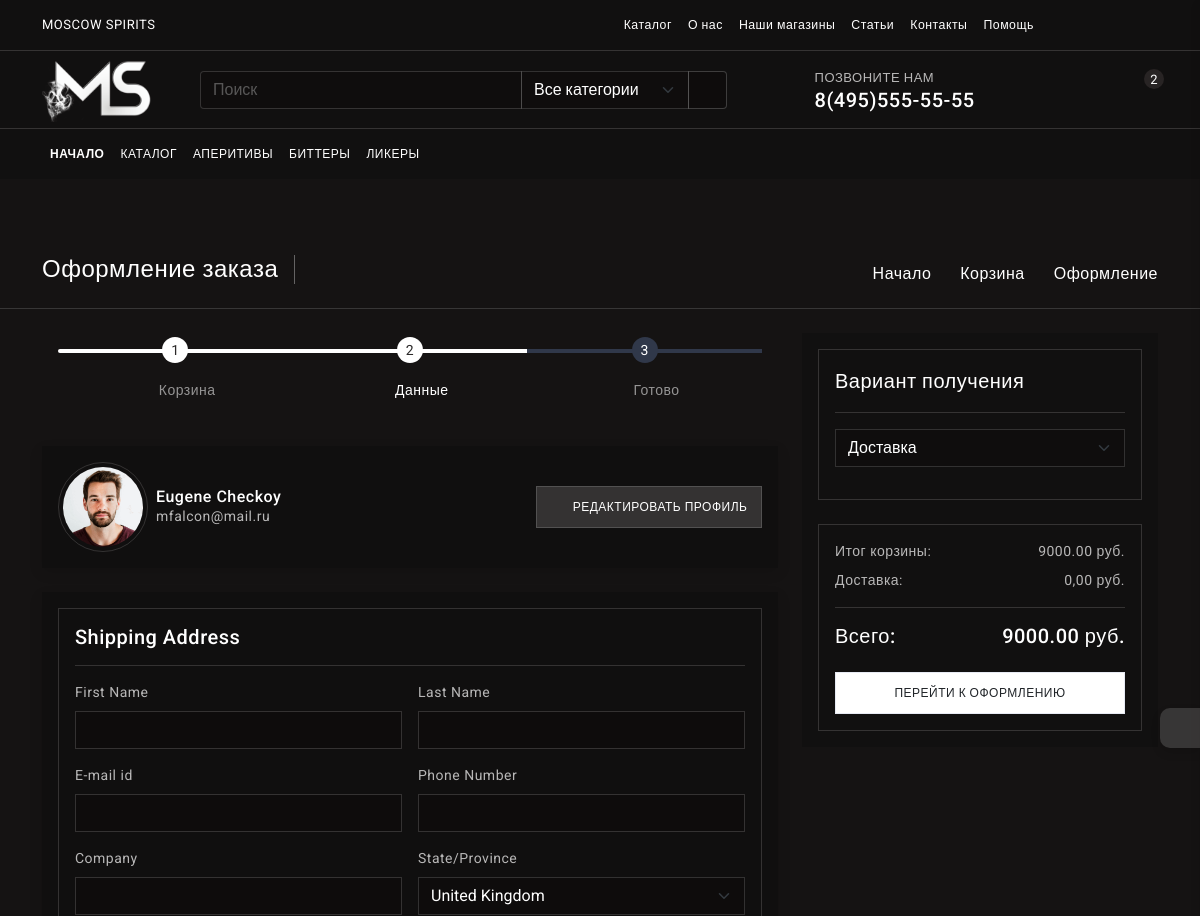
The page /checkout/ (signed in, upper part) on the database as committed earlier.
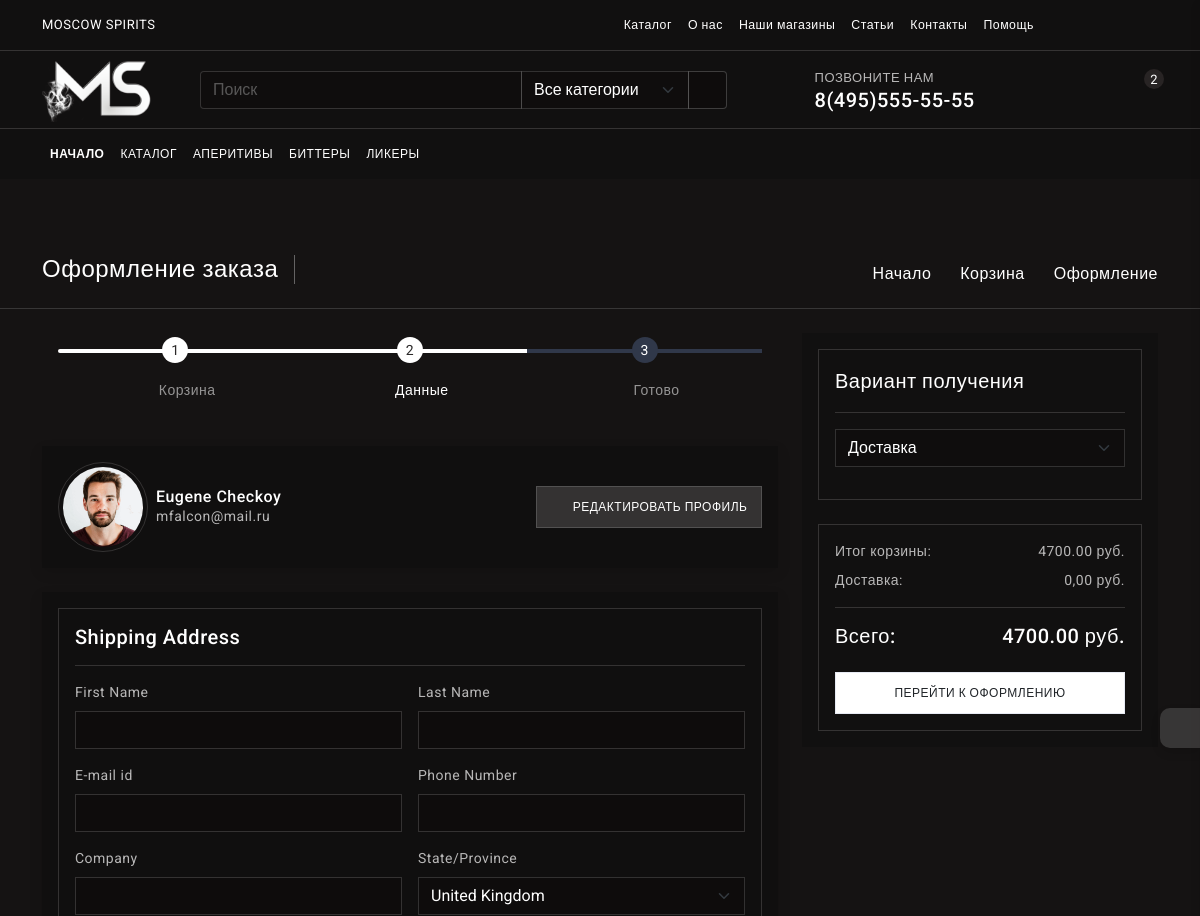
The same page on the database as committed later.
### alcohol/models.py (models this page shows, shortened)
class Cart(models.Model):
    owner = models.ForeignKey('Customer', on_delete=models.CASCADE, null=True, blank=True, verbose_name='Покупатель')
    products = models.ManyToManyField(CartProduct, blank=True, related_name='related_cart',
                                      verbose_name='Товары в корзине')
    total_products = models.IntegerField(default=0, verbose_name='Общее кол-во товаров в корзине')
    final_price = models.DecimalField(max_digits=9, decimal_places=2, default=0.00, verbose_name='Общая стоимость',
                                      null=True, blank=True)
    in_order = models.BooleanField(default=False)
    for_anonymous_user = models.BooleanField(default=False)
    class Meta:
        verbose_name = 'Корзина'
        verbose_name_plural = 'Корзины покупателей'

### alcohol/views.py (the view)
# urls.py: path('checkout/', CheckoutView.as_view(), name='checkout'),
class CheckoutView(CartMixin, views.View):
    def get(self, request, *args, **kwargs):
        customer = Customer.objects.get(user=request.user)
        categories = Category.objects.all()
        form = OrderForm(request.POST or None)
        context = {
            'cart': self.cart,
            'categories': categories,
            'customer': customer,
            'form': form
        }
        return render(request, 'cart/checkout.html', context)

### alcohol/forms.py
class OrderForm(forms.ModelForm):
    def __init__(self, *args, **kwargs):
        super().__init__(*args, **kwargs)
        self.fields['order_date'].label = 'Дата получения заказа'
    order_date = forms.DateField(widget=forms.TextInput(attrs={'type': 'date'}))
    comment = forms.CharField(
        label='Сообщение',
        widget=forms.Textarea(attrs={'rows': '4'})
    )
    class Meta:
        model = Order
        fields = (
            'first_name', 'last_name', 'phone', 'address', 'buying_type', 'order_date', 'comment'
        )

### alcohol/models.py (called while the page is built)
    def get_absolute_url(self):
        return reverse('category_detail', kwargs={'category_slug': self.slug})

### templates/cart/checkout.html (shortened to what the changed rows need)
{% extends 'base.html' %}
{% load static %}
{% load crispy_forms_tags %}
{% load crispy_forms_field %}
{% block content %}
		<div class="page-wrapper">
			<div class="page-content">
				<section class="py-4">
					<div class="container">
						<div class="shop-cart">
							<div class="row">
								<div class="col-12 col-xl-8">
									<div class="checkout-details">
										<div class="card rounded-0">
											<div class="card-body">
												<div class="border p-3">
													<h2 class="h5 mb-0">Shipping Address</h2>
												</div>
											</div>
										</div>
									</div>
								</div>
								<div class="col-12 col-xl-4">
									<div class="checkout-form p-3 bg-dark-1">
										<div class="card rounded-0 border bg-transparent mb-0 shadow-none">
											<div class="card-body">
												<p class="mb-2">Итог корзины: <span class="float-end">{{ cart.final_price }} руб.</span>
												</p>
												<h5 class="mb-0">Всего: <span class="float-end">{{ cart.final_price }} руб.</span></h5>
											</div>
										</div>
									</div>
								</div>
							</div>
						</div>
					</div>
				</section>
			</div>
		</div>
{% endblock content %}

### templates/_header.html (shortened to what the changed rows need)
{% load static %}
{% url 'index' as index_url %}
{% url 'brands' as brands_url %}
{% url 'categories' as categories_url %}
{% url 'account' as account_url %}
{% block content %}
	<div class="header-wrapper bg-dark-1">
        <div class="header-content pb-3 pb-md-0">
            <div class="container">
                <div class="row align-items-center">
                    <div class="col col-md-auto order-2 order-md-4">
                        <div class="top-cart-icons">
                            <nav class="navbar navbar-expand">
                                <ul class="navbar-nav ms-auto">
                                    {% if not request.user.is_authenticated %}
                                    <li class="nav-item dropdown dropdown-large">
                                        <a href="#" class="nav-link dropdown-toggle dropdown-toggle-nocaret position-relative cart-link" data-bs-toggle="dropdown">
                                            <i class='bx bx-shopping-bag'></i>
                                        </a>
                                        <div class="dropdown-menu dropdown-menu-end">
                                            <a href="">
                                                <div class="cart-header text-center">
                                                    <p class="cart-header-title mb-0">ВОЙДИТЕ ИЛИ ЗАРЕГИСТРИРУЙТЕСЬ</p>
                                                </div>
                                            </a>
                                            <div class="py-1 px-1 text-center">
                                                <h4>ВИНИМАНИЕ!</h4>
                                                Для возможности наполнения корзины заказа товарами, вам необходимо иметь зарегистрированную учетную запись.
                                            </div>
                                            <div class="row p-3 border-top">
                                                <div class="col text-center">
                                                <a href="{% url 'login' %}" class="btn btn-outline-success btn-rounded">ВОЙТИ</a>
                                                </div>
                                                <div class="col text-center">
                                                <a href="{% url 'registration' %}" class="btn btn-outline-warning btn-rounded">РЕГИСТРАЦИЯ</a>
                                                </div>
                                            </div>
                                        </div>
                                    </li>
                                    {% else %}
                                    <li class="nav-item dropdown dropdown-large">
                                        <a href="#" class="nav-link dropdown-toggle dropdown-toggle-nocaret position-relative cart-link" data-bs-toggle="dropdown">
                                            {% if cart.products.count %}
                                            <span class="alert-count">{{ cart.products.count }}</span>
                                            {% endif %}
                                            <i class='bx bx-shopping-bag'></i>
                                        </a>
                                    </li>
                                    {% endif %}
                                </ul>
                            </nav>
                        </div>
                    </div>
                </div>
            </div>
        </div>
    </div>
{% endblock %}

Rows that differ between the two databases and show on the page:
changed Cart: final_price "9000.00" → "4700.00"
